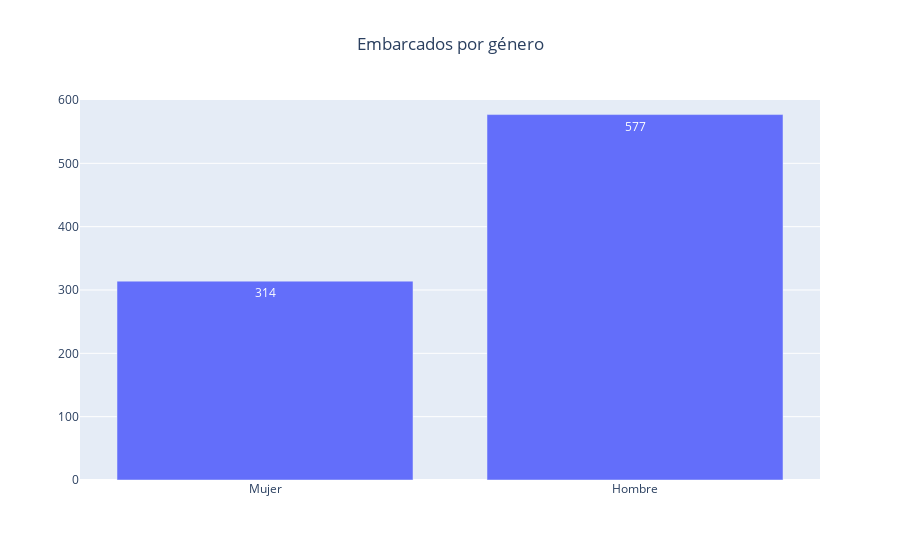

Notebook cell for this chart:
### Code cell
import plotly.graph_objects as go
x_values = ['Mujer', 'Hombre']
y_values = [314, 577]
fig = go.Figure(data=[go.Bar(x=x_values, y=y_values, text=y_values, textposition='auto')])
fig.update_layout(title='Embarcados por género', title_x=0.5)
fig.update_yaxes(range=[0, 600])
fig.show()

### Figure 1 — Plotly figure (JSON) as saved in the notebook; plotly's stock layout.template omitted (floating-point values rounded to 4 significant figures)
{"data": [{"text": ["314", "577"], "textposition": "auto", "type": "bar", "x": ["Mujer", "Hombre"], "y": [314, 577]}], "layout": {"title": {"text": "Embarcados por género", "x": 0.5}, "yaxis": {"range": [0, 600]}}}
